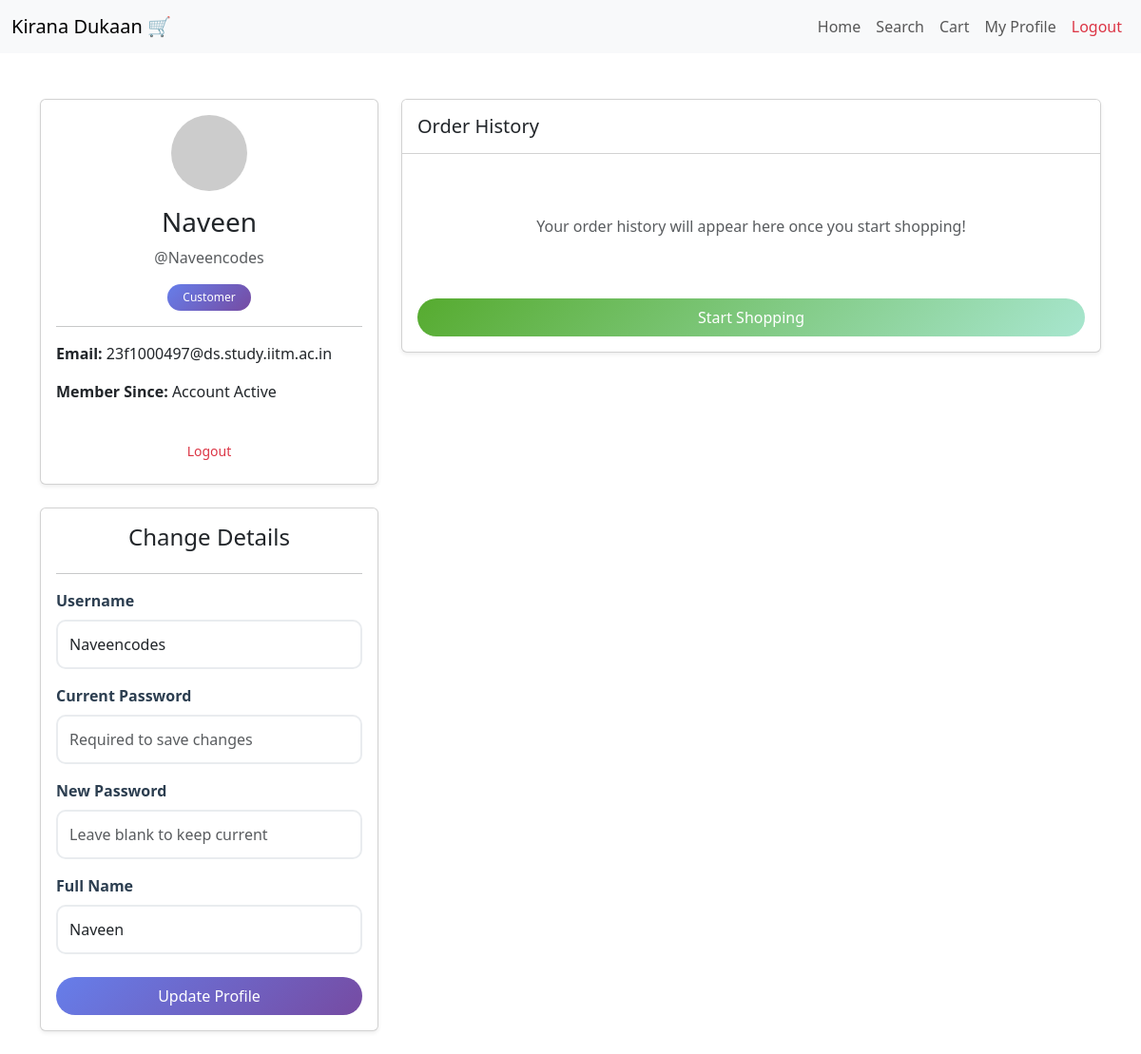
/profile (signed in), run on an earlier commit of the app's database.
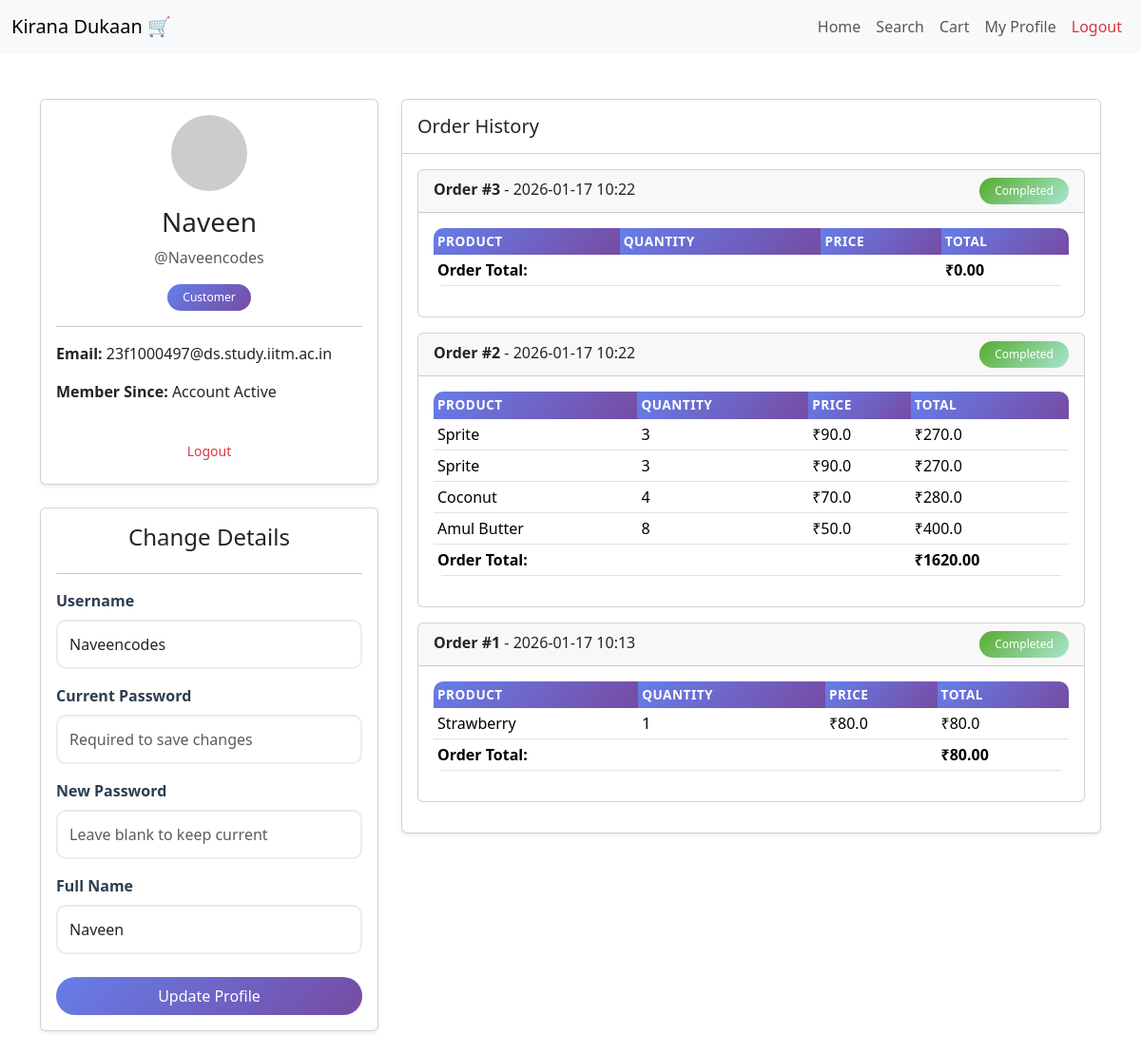
And on a later commit of the database.
### models.py (models this page shows, shortened)
class User(db.Model):
    id = db.Column(db.Integer, primary_key=True)
    username = db.Column(db.String(32), unique=True)
    passhash = db.Column(db.String(256), nullable=False)
    name = db.Column(db.String(64), nullable=True)
    email = db.Column(db.String(120), unique=True, nullable=True)
    is_admin = db.Column(db.Boolean, nullable=False, default=False)
    transactions = db.relationship('Transaction', backref='user', lazy=True)

class Transaction(db.Model):
    id = db.Column(db.Integer, primary_key=True)
    user_id = db.Column(db.Integer, db.ForeignKey('user.id'), nullable=False)
    datetime = db.Column(db.DateTime, nullable=False)
    orders = db.relationship('Order', backref='transaction', lazy=True, cascade='all, delete-orphan')

class Order(db.Model):
    id = db.Column(db.Integer, primary_key=True)
    transaction_id = db.Column(db.Integer, db.ForeignKey('transaction.id'), nullable=False)
    product_id = db.Column(db.Integer, db.ForeignKey('product.id'), nullable=False)
    quantity = db.Column(db.Integer, nullable=False)
    price = db.Column(db.Float, nullable=False)

class Product(db.Model):
    id = db.Column(db.Integer, primary_key=True)
    name = db.Column(db.String(64), nullable=False)
    price = db.Column(db.Integer, nullable=False)
    description = db.Column(db.String(256), nullable=False)
    category_id = db.Column(db.Integer, db.ForeignKey('category.id'), nullable=False)
    quantity = db.Column(db.Integer, nullable=False)
    man_date = db.Column(db.Date, nullable=False)
    cart_items = db.relationship('Cart', backref='product', lazy=True)
    orders = db.relationship('Order', backref='product', lazy=True)

### routes.py (the view)
@main.route('/profile')
@auth_required
def profile():
    user_id = session['user_id']
    user = User.query.get(user_id)
    transactions = Transaction.query.filter_by(user_id=user_id).order_by(Transaction.datetime.desc()).all()
    return render_template('profile.html', user=user, transactions=transactions)

### routes.py (called while the page is built)
def auth_required(f):
    @wraps(f)
    def decorated_function(*args, **kwargs):
        if 'user_id' not in session:
            flash('Please log in to access this page.', 'warning')
            return redirect(url_for('main.login'))
        return f(*args, **kwargs)
    return decorated_function

### templates/profile.html (shortened to what this page needs)
{% extends 'layout.html' %}
{% block content %}
<div class="row mt-5">
    <div class="col-md-4">
        <div class="card shadow-sm">
            <div class="card-body text-center">
                <img src="https://ui-avatars.com/api/?name={{ user.name }}&background=random"
                    class="rounded-circle mb-3" alt="Profile Picture">
                <h3 class="card-title">{{ user.name }}</h3>
                <p class="text-muted">@{{ user.username }}</p>
                {% if user.is_admin %}
                <span class="badge bg-danger">Administrator</span>
                {% else %}
                <span class="badge bg-primary">Customer</span>
                {% endif %}
                <hr>
                <div class="text-start">
                    <p><strong>Email:</strong> {{ user.email or 'Not provided' }}</p>
                    <p><strong>Member Since:</strong> Account Active</p>
                </div>
                <a href="{{ url_for('main.logout') }}" class="btn btn-outline-danger btn-sm w-100 mt-3">Logout</a>
            </div>
        </div>
        <div class="card shadow-sm mt-4 mb-4">
            <div class="card-body">
                <form action="" method="post">
                    <h4 class="card-title text-center mb-4">Change Details </h4>
                    <hr>
                    <div class="mb-3">
                        <label for="username" class="form-label"><strong>Username</strong></label>
                        <input type="text" name="username" id="username" value="{{user.username}}" class="form-control" required>
                    </div>
                    <div class="mb-3">
                        <label for="cpassword" class="form-label"><strong>Current Password</strong></label>
                        <input type="password" name="cpassword" id="cpassword" class="form-control" placeholder="Required to save changes" required>
                    </div>
                    <div class="mb-3">
                        <label for="password" class="form-label"><strong>New Password</strong></label>
                        <input type="password" name="password" id="password" class="form-control" placeholder="Leave blank to keep current">
                    </div>
                    <div class="mb-4">
                        <label for="name" class="form-label"><strong>Full Name</strong></label>
                        <input type="text" name="name" id="name" value="{{user.name}}" class="form-control">
                    </div>
                    <div class="d-grid">
                        <button type="submit" class="btn btn-primary">Update Profile</button>
                    </div>
                </form>
            </div>
        </div>
    </div> <div class="col-md-8">
        <div class="card shadow-sm">
            <div class="card-header bg-white py-3">
                <h5 class="mb-0">Order History</h5>
            </div>
            <div class="card-body">
                {% if transactions %}
                    {% for transaction in transactions %}
                    <div class="card mb-3">
                        <div class="card-header">
                            <strong>Order #{{ transaction.id }}</strong> - {{ transaction.datetime.strftime('%Y-%m-%d %H:%M') }}
                            <span class="badge bg-success float-end">Completed</span>
                        </div>
                        <div class="card-body">
                            <div class="table-responsive">
                                <table class="table table-sm">
                                    <thead>
                                        <tr>
                                            <th>Product</th>
                                            <th>Quantity</th>
                                            <th>Price</th>
                                            <th>Total</th>
                                        </tr>
                                    </thead>
                                    <tbody>
                                        {% for order in transaction.orders %}
                                        <tr>
                                            <td>{{ order.product.name }}</td>
                                            <td>{{ order.quantity }}</td>
                                            <td>₹{{ order.price }}</td>
                                            <td>₹{{ order.quantity * order.price }}</td>
                                        </tr>
                                        {% endfor %}
                                    </tbody>
                                    <tfoot>
                                        <tr>
                                            <th colspan="3">Order Total:</th>
                                            <th>₹{{ "%.2f"|format(transaction.orders|sum(attribute='quantity') * (transaction.orders[0].price if transaction.orders else 0)) }}</th>
                                        </tr>
                                    </tfoot>
                                </table>
                            </div>
                        </div>
                    </div>
                    {% endfor %}
                {% else %}
                    <p class="text-muted text-center py-5">
                        Your order history will appear here once you start shopping!
                    </p>
                    <div class="d-grid">
                        <a href="{{ url_for('main.index') }}" class="btn btn-success">Start Shopping</a>
                    </div>
                {% endif %}
            </div>
        </div>
    </div> </div> {% endblock %}

### templates/layout.html (shortened to what this page needs)
<!DOCTYPE html>
<html lang="en">
<head>
    <link href="https://cdn.jsdelivr.net/npm/bootstrap@5.3.8/dist/css/bootstrap.min.css" rel="stylesheet">
    <link href="{{ url_for('static', filename='css/custom.css') }}" rel="stylesheet">
</head>
<body>
    {% include 'navbar.html' with context %}
    <div class="container mt-3">
        {% block content %}
            {% endblock %}
    </div>
</body>
</html>

### templates/navbar.html (shortened to what this page needs)
<nav class="navbar navbar-expand-lg bg-body-tertiary">
  <div class="container-fluid">
    <a class="navbar-brand" href="#">Kirana Dukaan 🛒</a>
    <div class="collapse navbar-collapse" id="navbarNav">
      <ul class="navbar-nav ms-auto">
        {% if session.get('user_id') %}
        <li class="nav-item">
          <a class="nav-link" href="{{ url_for('main.index') }}">Home</a>
        </li>
        {% if user and not user.is_admin %}
        <li class="nav-item">
          <a class="nav-link" href="{{ url_for('main.search') }}">Search</a>
        </li>
        <li class="nav-item">
          <a class="nav-link" href="{{ url_for('main.cart') }}">Cart</a>
        </li>
        {% endif %}
        <li class="nav-item">
          <a class="nav-link" href="{{ url_for('main.profile') }}">My Profile</a>
        </li>
        <li class="nav-item">
          <a class="nav-link text-danger" href="{{ url_for('main.logout') }}">Logout</a>
        </li>
        {% endif %}
      </ul>
    </div>
  </div>
</nav>

### static/css/custom.css (style rules this page uses)
.form-select, .form-control { border-radius: 8px; border: 1px solid #ced4da; }
.btn-primary { background: linear-gradient(135deg, #667eea 0%, #764ba2 100%); border: none; border-radius: 8px; font-weight: 500; transition: all 0.3s ease; }
.btn { border-radius: 25px; font-weight: 500; padding: 0.5rem 1.5rem; transition: all 0.3s ease; border: none; }
.btn-primary { background: linear-gradient(135deg, #667eea 0%, #764ba2 100%); }
.table { border-radius: 10px; overflow: hidden; }
.table thead th { background: linear-gradient(135deg, #667eea 0%, #764ba2 100%); color: white; border: none; font-weight: 600; text-transform: uppercase; font-size: 0.85rem; letter-spacing: 0.5px; }
.table tbody tr { transition: background-color 0.3s ease; }
.form-control { border-radius: 10px; border: 2px solid #e9ecef; padding: 0.75rem; transition: border-color 0.3s ease, box-shadow 0.3s ease; }
.form-label { font-weight: 600; color: #2c3e50; margin-bottom: 0.5rem; }
.badge { border-radius: 20px; font-weight: 500; padding: 0.5rem 1rem; }
.bg-primary { background: linear-gradient(135deg, #667eea 0%, #764ba2 100%) !important; }
.bg-success { background: linear-gradient(135deg, #56ab2f 0%, #a8e6cf 100%) !important; }

What changed in the data, as far as the page shows it:
added Transaction: orders|sum "0.00"
added Transaction: orders|sum "1620.00"
added Order: product.name "Sprite", quantity "3", price "90.0", order.quantity*order.price "270.0", shown under "2"
added Order: product.name "Sprite", quantity "3", price "90.0", order.quantity*order.price "270.0", shown under "2"
added Order: product.name "Coconut", quantity "4", price "70.0", order.quantity*order.price "280.0", shown under "2"
added Order: product.name "Amul Butter", quantity "8", price "50.0", order.quantity*order.price "400.0", shown under "2"
added Transaction: orders|sum "80.00"
added Order: product.name "Strawberry", quantity "1", price "80.0", order.quantity*order.price "80.0"
Also different on the page:
text no longer shown: "Your order history will appear here once you start shopping! Start Shopping"
